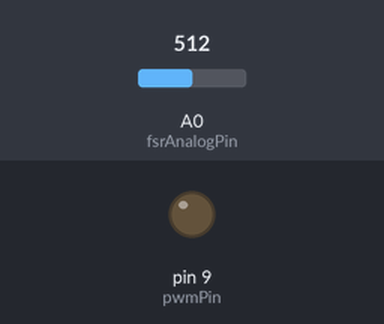
Simulated run of this sketch. Board: Arduino Uno, built with avr-gcc and run on an emulated ATmega328P. Parts: output pins drawn as LEDs (lit = HIGH). Inputs (shaded band) come from the test bench; at power-on: A0 (fsrAnalogPin) = 512. What the sketch prints to the serial monitor is not drawn.

Above: at 0.01 s.
At 1.2 s:
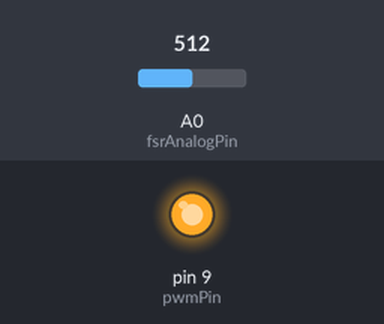
1.3 s: A0 (fsrAnalogPin) set to 10
Timing chart, 0 to 4.3 s (numbered marks = the images above; inputs shaded):
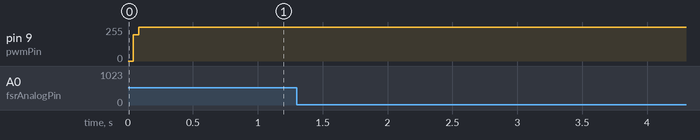

The sketch:

fsr_tone_disc.ino
```cpp
// -*- Mode:c -*-
// The above incantation tells emacs to do C style syntax highlighting

/* Use FSR to create a sound on an audio jack from a PWM pin

Connect the audio jack to digital pin 9 through a 1kOhm resistor

Ensure that the Arduino (or microcontroller) used has a PWM pin for this arrangement.

Connect one end of FSR to 5V, the other end to Analog 0.
Then connect one end of a 10K resistor from Analog 0 to ground

*/

////////////////////////////////////  set variables
int fsrAnalogPin = 0; // FSR is connected to analog 0
int fsrReading;      // the analog reading from the FSR resistor divider
int threshold = 20; // the FSR threshold necessary to make a sound (ON)
int low_thresh = 10; // where the FSR reading must go to to be OFF
int time_thresh = 40; // set a time threshold for how long to wait until another sound can be made
int offset_thresh = 40; // set a time threshold for how long to wait after depression (prevent double taps)
char* beginRead = "B"; // gives a start read barrier for the FSR reading
char* endRead = "E"; // gives an end read barrier for the FSR reading
unsigned long time_tol = 0; // preset the exact time from which it is ok to make another sound
unsigned long timeStamp=0; // timestamp for Arduino
unsigned long prevt=-1; // the previous time value to ensure sample rate of 1000Hz

// variables for discrete data
unsigned long cur_onset = 0; // preset current onset time
unsigned long cur_offset = 0; // preset current offset time
int max_force = 0; // preset maximum FSR reading

// variables for tone condition
int tone_freq = 1046.5; // defines the frequency (i.e., pitch) of the tone (in Hz)
int tone_dur = 20; // defines the duration of the tone
unsigned long tone_tol=0; // presets the tone offset time

/////////////////////////////// Set up lookup table for waveform generation
/*
A SQUARE WAVE lookup table. You can generate this using the example Python code here below:
sqwav = [ '0xff' for _ in range(256/2) ] + [ '0x00' for _ in range(256/2) ]
print ",".join(sqwav)
*/

static const uint8_t  sineTable[] PROGMEM =
{
0xff,0xff,0xff,0xff,0xff,0xff,0xff,0xff,
0xff,0xff,0xff,0xff,0xff,0xff,0xff,0xff,
0xff,0xff,0xff,0xff,0xff,0xff,0xff,0xff,
0xff,0xff,0xff,0xff,0xff,0xff,0xff,0xff,
0xff,0xff,0xff,0xff,0xff,0xff,0xff,0xff,
0xff,0xff,0xff,0xff,0xff,0xff,0xff,0xff,
0xff,0xff,0xff,0xff,0xff,0xff,0xff,0xff,
0xff,0xff,0xff,0xff,0xff,0xff,0xff,0xff,
0xff,0xff,0xff,0xff,0xff,0xff,0xff,0xff,
0xff,0xff,0xff,0xff,0xff,0xff,0xff,0xff,
0xff,0xff,0xff,0xff,0xff,0xff,0xff,0xff,
0xff,0xff,0xff,0xff,0xff,0xff,0xff,0xff,
0xff,0xff,0xff,0xff,0xff,0xff,0xff,0xff,
0xff,0xff,0xff,0xff,0xff,0xff,0xff,0xff,
0xff,0xff,0xff,0xff,0xff,0xff,0xff,0xff,
0xff,0xff,0xff,0xff,0xff,0xff,0xff,0xff,
0x00,0x00,0x00,0x00,0x00,0x00,0x00,0x00,
0x00,0x00,0x00,0x00,0x00,0x00,0x00,0x00,
0x00,0x00,0x00,0x00,0x00,0x00,0x00,0x00,
0x00,0x00,0x00,0x00,0x00,0x00,0x00,0x00,
0x00,0x00,0x00,0x00,0x00,0x00,0x00,0x00,
0x00,0x00,0x00,0x00,0x00,0x00,0x00,0x00,
0x00,0x00,0x00,0x00,0x00,0x00,0x00,0x00,
0x00,0x00,0x00,0x00,0x00,0x00,0x00,0x00,
0x00,0x00,0x00,0x00,0x00,0x00,0x00,0x00,
0x00,0x00,0x00,0x00,0x00,0x00,0x00,0x00,
0x00,0x00,0x00,0x00,0x00,0x00,0x00,0x00,
0x00,0x00,0x00,0x00,0x00,0x00,0x00,0x00,
0x00,0x00,0x00,0x00,0x00,0x00,0x00,0x00,
0x00,0x00,0x00,0x00,0x00,0x00,0x00,0x00,
0x00,0x00,0x00,0x00,0x00,0x00,0x00,0x00,
0x00,0x00,0x00,0x00,0x00,0x00,0x00,0x00
};


/* A 256-item lookup table for a SINE WAVE. Each item is encoded as a hexadecimal number, hence the 0x prefix */
/*static const uint8_t  sineTable[] PROGMEM =
{
0x80,0x83,0x86,0x89,0x8c,0x8f,0x92,0x95,
0x98,0x9c,0x9f,0xa2,0xa5,0xa8,0xab,0xae,
0xb0,0xb3,0xb6,0xb9,0xbc,0xbf,0xc1,0xc4,
0xc7,0xc9,0xcc,0xce,0xd1,0xd3,0xd5,0xd8,
0xda,0xdc,0xde,0xe0,0xe2,0xe4,0xe6,0xe8,
0xea,0xec,0xed,0xef,0xf0,0xf2,0xf3,0xf5,
0xf6,0xf7,0xf8,0xf9,0xfa,0xfb,0xfc,0xfc,
0xfd,0xfe,0xfe,0xff,0xff,0xff,0xff,0xff,
0xff,0xff,0xff,0xff,0xff,0xff,0xfe,0xfe,
0xfd,0xfc,0xfc,0xfb,0xfa,0xf9,0xf8,0xf7,
0xf6,0xf5,0xf3,0xf2,0xf0,0xef,0xed,0xec,
0xea,0xe8,0xe6,0xe4,0xe2,0xe0,0xde,0xdc,
0xda,0xd8,0xd5,0xd3,0xd1,0xce,0xcc,0xc9,
0xc7,0xc4,0xc1,0xbf,0xbc,0xb9,0xb6,0xb3,
0xb0,0xae,0xab,0xa8,0xa5,0xa2,0x9f,0x9c,
0x98,0x95,0x92,0x8f,0x8c,0x89,0x86,0x83,
0x80,0x7c,0x79,0x76,0x73,0x70,0x6d,0x6a,
0x67,0x63,0x60,0x5d,0x5a,0x57,0x54,0x51,
0x4f,0x4c,0x49,0x46,0x43,0x40,0x3e,0x3b,
0x38,0x36,0x33,0x31,0x2e,0x2c,0x2a,0x27,
0x25,0x23,0x21,0x1f,0x1d,0x1b,0x19,0x17,
0x15,0x13,0x12,0x10,0x0f,0x0d,0x0c,0x0a,
0x09,0x08,0x07,0x06,0x05,0x04,0x03,0x03,
0x02,0x01,0x01,0x00,0x00,0x00,0x00,0x00,
0x00,0x00,0x00,0x00,0x00,0x00,0x01,0x01,
0x02,0x03,0x03,0x04,0x05,0x06,0x07,0x08,
0x09,0x0a,0x0c,0x0d,0x0f,0x10,0x12,0x13,
0x15,0x17,0x19,0x1b,0x1d,0x1f,0x21,0x23,
0x25,0x27,0x2a,0x2c,0x2e,0x31,0x33,0x36,
0x38,0x3b,0x3e,0x40,0x43,0x46,0x49,0x4c,
0x4f,0x51,0x54,0x57,0x5a,0x5d,0x60,0x63,
0x67,0x6a,0x6d,0x70,0x73,0x76,0x79,0x7c
};
*/


/*
// A SAW WAVE

static const uint8_t  sineTable[] PROGMEM =
{
0x00, 0x01, 0x02, 0x03, 0x04, 0x05, 0x06, 0x07,
0x08, 0x09, 0x0a, 0x0b, 0x0c, 0x0d, 0x0e, 0x0f,
0x10, 0x11, 0x12, 0x13, 0x14, 0x15, 0x16, 0x17,
0x18, 0x19, 0x1a, 0x1b, 0x1c, 0x1d, 0x1e, 0x1f,
0x20, 0x21, 0x22, 0x23, 0x24, 0x25, 0x26, 0x27,
0x28, 0x29, 0x2a, 0x2b, 0x2c, 0x2d, 0x2e, 0x2f,
0x30, 0x31, 0x32, 0x33, 0x34, 0x35, 0x36, 0x37,
0x38, 0x39, 0x3a, 0x3b, 0x3c, 0x3d, 0x3e, 0x3f,
0x40, 0x41, 0x42, 0x43, 0x44, 0x45, 0x46, 0x47,
0x48, 0x49, 0x4a, 0x4b, 0x4c, 0x4d, 0x4e, 0x4f,
0x50, 0x51, 0x52, 0x53, 0x54, 0x55, 0x56, 0x57,
0x58, 0x59, 0x5a, 0x5b, 0x5c, 0x5d, 0x5e, 0x5f,
0x60, 0x61, 0x62, 0x63, 0x64, 0x65, 0x66, 0x67,
0x68, 0x69, 0x6a, 0x6b, 0x6c, 0x6d, 0x6e, 0x6f,
0x70, 0x71, 0x72, 0x73, 0x74, 0x75, 0x76, 0x77,
0x78, 0x79, 0x7a, 0x7b, 0x7c, 0x7d, 0x7e, 0x7f,
0x80, 0x81, 0x82, 0x83, 0x84, 0x85, 0x86, 0x87,
0x88, 0x89, 0x8a, 0x8b, 0x8c, 0x8d, 0x8e, 0x8f,
0x90, 0x91, 0x92, 0x93, 0x94, 0x95, 0x96, 0x97,
0x98, 0x99, 0x9a, 0x9b, 0x9c, 0x9d, 0x9e, 0x9f,
0xa0, 0xa1, 0xa2, 0xa3, 0xa4, 0xa5, 0xa6, 0xa7,
0xa8, 0xa9, 0xaa, 0xab, 0xac, 0xad, 0xae, 0xaf,
0xb0, 0xb1, 0xb2, 0xb3, 0xb4, 0xb5, 0xb6, 0xb7,
0xb8, 0xb9, 0xba, 0xbb, 0xbc, 0xbd, 0xbe, 0xbf,
0xc0, 0xc1, 0xc2, 0xc3, 0xc4, 0xc5, 0xc6, 0xc7,
0xc8, 0xc9, 0xca, 0xcb, 0xcc, 0xcd, 0xce, 0xcf,
0xd0, 0xd1, 0xd2, 0xd3, 0xd4, 0xd5, 0xd6, 0xd7,
0xd8, 0xd9, 0xda, 0xdb, 0xdc, 0xdd, 0xde, 0xdf,
0xe0, 0xe1, 0xe2, 0xe3, 0xe4, 0xe5, 0xe6, 0xe7,
0xe8, 0xe9, 0xea, 0xeb, 0xec, 0xed, 0xee, 0xef,
0xf0, 0xf1, 0xf2, 0xf3, 0xf4, 0xf5, 0xf6, 0xf7,
0xf8, 0xf9, 0xfa, 0xfb, 0xfc, 0xfd, 0xfe, 0xff
};

*/

////////////////////////////////////  set PWM variables and functions
// PWM output (OCR1A)
int pwmPin = 9;

// 16 bit accumulator
uint16_t phaseAccumulator = 0;
// 16 bit delta
uint16_t phaseIncrement = 0;
// DDS resolution
const uint32_t resolution =  68719;
// wavetable lookup index(upper 8 bits of the accumulator)
uint8_t index = 0;

// TIMER1 will overflow at a 62.5KHz(Sampling frequency).
// Updates the OCR1A value and the accumulator.
// Computes the next sample to be sent to the PWM.
ISR(TIMER1_OVF_vect)
{
  static uint8_t osc = 0;

  // Send oscillator output to PWM
  OCR1A = osc;

  // Update accumulator
  phaseAccumulator += phaseIncrement;
  index = phaseAccumulator >> 8;

  // Read oscillator value for next interrupt
  osc = pgm_read_byte( &sineTable[index] );

}

// Configures TIMER1 to fast PWM non inverted mode.
// Prescaler set to 1, which means that timer overflows
// every 16MHz/256 = 62.5KHz
void initPWM(void)
{
  // Set PORTB1 pin as output
  pinMode(pwmPin, OUTPUT);

  // 8-bit Fast PWM - non inverted PWM
  TCCR1A= _BV(COM1A1) | _BV(WGM10);

  // Start timer without prescaler
  TCCR1B = _BV(CS10) | _BV(WGM12);

  // Enable overflow interrupt for OCR1A
  TIMSK1 = _BV(TOIE1);

}

// Translates the desired output frequency to a phase
// increment to be used with the phase accumulator.
// The 16 bit shift is required to remove the  2^16
// scale factor of the resolution.
void setFrequency( uint16_t frequency )
{
  uint64_t phaseIncr64 =  resolution * frequency;
  phaseIncrement = phaseIncr64 >> 16;
}

// The duration of one metronome tick (in microsec)
const unsigned long TICKDURATION = tone_dur*1000;   // 20msec

// function to turn tick on
void tickOn(){
  setFrequency(tone_freq);
}

// function to turn sound off
void tickOff() {
  setFrequency( .05 ); // so that you practically don't hear anything (well below perceptual limit of humans)
}

//////////////////////////////////// load libraries
#include <avr/pgmspace.h>
#include <avr/sleep.h>

//////////////////////////////////// SETUP
void setup() {
  Serial.begin(9600); // slow speed debugging
  //Serial.begin(1152000); // high speed debugging
  //Serial.begin(1555200); // good speed for processing (must match python code for reading!)

  // Initialise fast PWM
  initPWM();

  // Enable sleep mode
  set_sleep_mode(SLEEP_MODE_IDLE);

  // Set phase increment according to
  // desired OFF frequency
  tickOff();

  // Enable global interrupts
  sei();

}

//////////////////////////////////// LOOP
void loop(void) {
  getInfos(); // read info

  if (fsrReading > threshold){
    cur_onset = timeStamp;
    time_tol = timeStamp+time_thresh;

    // play the tone
    tickOn(); // change PWM output to tone frequency
    tone_tol = timeStamp+tone_dur; // set tone off time
    getInfos(); // read info

    // now let's stop it from playing again until after the time threshold and the FSR reading returns to zero
    while (fsrReading > low_thresh) {
      if (fsrReading > max_force) max_force = fsrReading;
      getInfos(); // read info
    }

    cur_offset = timeStamp; // get offset time
    collectData(); // send data
    time_tol = timeStamp+offset_thresh; // set time until next tap can occur

    // now let's stop it from playing again until after the time threshold and the FSR reading returns to zero
    while ((timeStamp < time_tol) || (fsrReading > low_thresh)) {
      getInfos(); // read info
   }

  }

  max_force = fsrReading;

}

//////////////////////////////////// FUNCTIONS
// Send data to serial port
void collectData() {

  if (prevt==-1 | timeStamp!=prevt) {
    // only send if the time has changed, that is,
    // force the data transfer to maximum of 1000Hz.
    // Using higher sample rates can result in buffer
    // overflows and missed packets

    // Send data to the serial port (for degugging in Arduino serial manager)
    //Serial.print("Onset time = ");
    //Serial.print(cur_onset);
    //Serial.print(" Offset time = ");
    //Serial.print(cur_offset);
    //Serial.print(" Maximum force = ");
    //Serial.print(max_force);
    //Serial.print("\n");

    // Send data to the serial port
    Serial.print("B"); // signal packet start (hardcoded)
    sendBinary(cur_onset); // send onset time
    sendBinary(cur_offset); // send offset time
    sendBinary(max_force); // send max FSR reading
    Serial.print("E"); // signal packet end (hardcoded)
    prevt=timeStamp; // send previous time marker
  }
}

// get FSR and timing info, and turn off the sound at end of tone duration
void getInfos() {
  fsrReading = analogRead(fsrAnalogPin); // read FSR
  timeStamp = millis(); // get time (in milliseconds)
  if (timeStamp>=tone_tol) {
    tickOff(); // turn sound off
    phaseAccumulator = 0; // reset phase
  }
}

// Send data in binary to increase speed and reduce buffer overflow
void sendBinary(int value)
// Send a binary value directly (without conversion to string)
// based on http://my.safaribooksonline.com/book/hobbies/9781449399368/serial-communications/sending_binary_data_from_arduino#X2ludGVybmFsX0ZsYXNoUmVhZGVyP3htbGlkPTk3ODE0NDkzOTkzNjgvMTAy
{
  Serial.write(lowByte(value));
  Serial.write(highByte(value));
}
```

Measured:
- after the input at 1.3 s, every drawn part: stays the same
